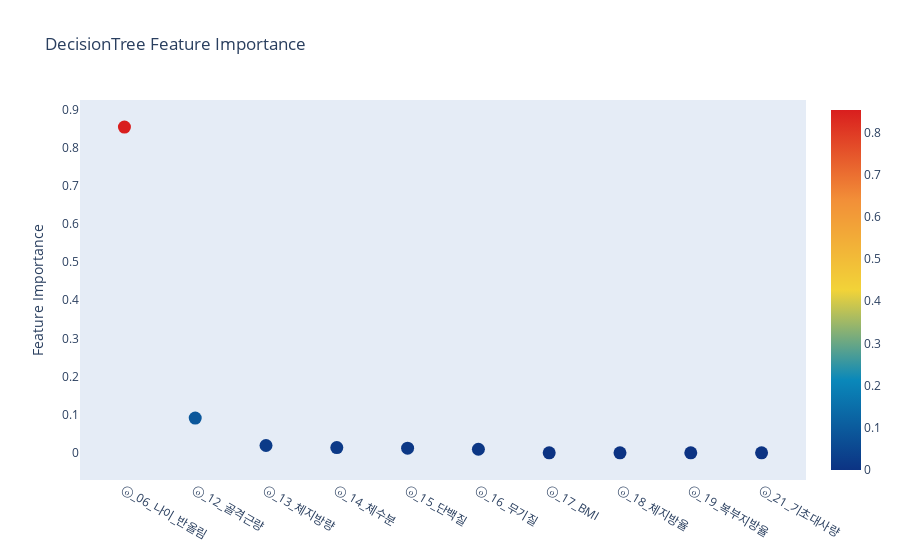

The code cell stored with this chart in its notebook:
### Code cell
trace= go.Scatter(
    y= feature_importance1,
    x= feature_name1,
    mode='markers',
    marker=dict(
        sizemode = 'diameter',
        sizeref = 1,
        size = 13,
        color = feature_importance,
        colorscale='Portland',
        showscale = True
    ),
    text = feature_name
)
data = [trace]

layout = go.Layout(
    autosize = True, 
    title = 'DecisionTree Feature Importance',
    hovermode = 'closest',
    xaxis = dict(
        ticklen = 5,
        showgrid = False, 
        zeroline = False, 
        showline = False,
    ),
    yaxis=dict(
        title = 'Feature Importance',
        showgrid = False,
        zeroline = False,
        ticklen = 5,
        gridwidth = 2
    ),
    showlegend = False
)
fig = go.Figure(data=data, layout=layout)
py.iplot(fig,filename='scatter2010')

### Figure 1 — Plotly figure (JSON) as saved in the notebook; plotly's stock layout.template omitted (floating-point values rounded to 4 significant figures; data arrays with more than 128 entries replaced by an {"elided": "..."} marker saying what was removed)
{"data": [{"marker": {"color": {"elided": "146 float values"}, "colorscale": [[0, "rgb(12,51,131)"], [0.25, "rgb(10,136,186)"], [0.5, "rgb(242,211,56)"], [0.75, "rgb(242,143,56)"], [1, "rgb(217,30,30)"]], "showscale": true, "size": 13, "sizemode": "diameter", "sizeref": 1}, "mode": "markers", "text": {"elided": "141 str values"}, "x": ["ⓞ_06_나이_반올림", "ⓞ_12_골격근량", "ⓞ_13_체지방량", "ⓞ_14_체수분", "ⓞ_15_단백질", "ⓞ_16_무기질", "ⓞ_17_BMI", "ⓞ_18_체지방율", "ⓞ_19_복부지방율", "ⓞ_21_기초대사량"], "y": [0.8535, 0.09127, 0.01928, 0.01399, 0.01244, 0.009558, 0, 0, 0, 0], "type": "scatter"}], "layout": {"autosize": true, "hovermode": "closest", "showlegend": false, "title": {"text": "DecisionTree Feature Importance"}, "xaxis": {"showgrid": false, "showline": false, "ticklen": 5, "zeroline": false}, "yaxis": {"gridwidth": 2, "showgrid": false, "ticklen": 5, "title": {"text": "Feature Importance"}, "zeroline": false}}}
